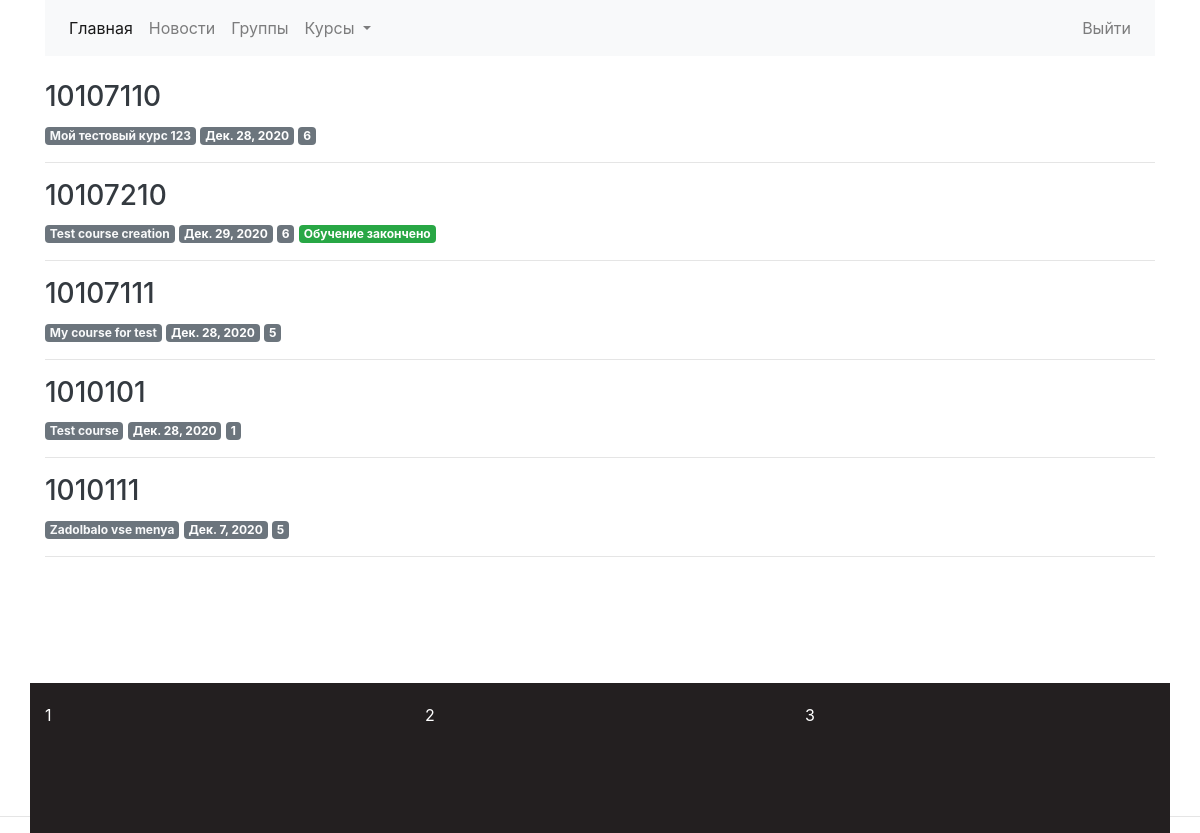
Before: /students/groups/ (signed in) with the older database file.
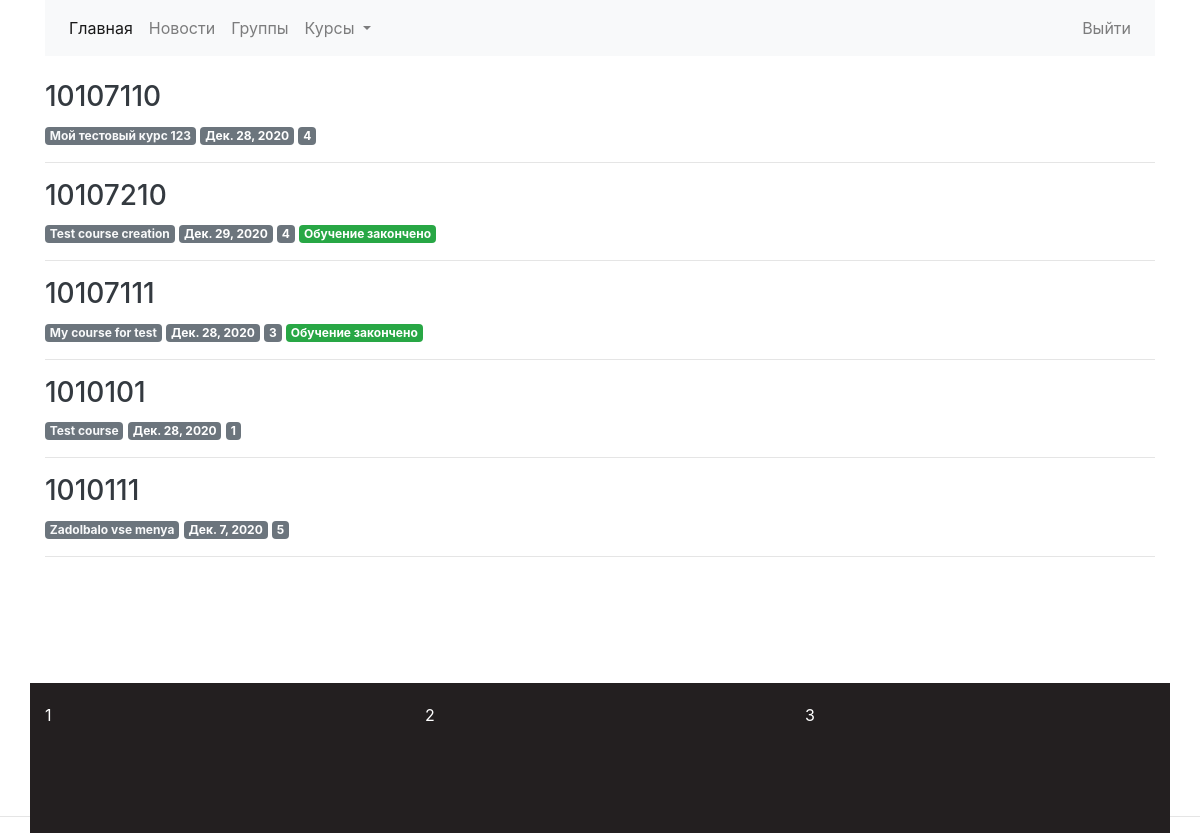
After: the same page with the newer database file.
### profiles/models.py (models this page shows, shortened)
class StudentsGroupModel(models.Model):
    group_code = models.CharField(max_length=25, unique=True, blank=False, null=False, primary_key=True)
    start_date = models.DateField()
    is_finished = models.BooleanField(default=False, verbose_name='Обучение завершено')
    course = models.ForeignKey('courses.Course', on_delete=models.RESTRICT, null=True, blank=True)
    class Meta:
        verbose_name = 'Группа студентов'
        verbose_name_plural = 'Группы студентов'

### courses/models.py (models this page shows, shortened)
class CourseAbstractModel(models.Model):
    title = models.CharField(max_length=200, blank=False)
    slug = models.SlugField(max_length=200, unique=True)
    owner = models.ForeignKey(settings.AUTH_USER_MODEL, on_delete=models.CASCADE)
    create_date = models.DateTimeField(auto_now_add=True)
    update_date = models.DateTimeField(auto_now=True)
    class Meta:
        abstract = True

class Course(CourseAbstractModel):
    title_image = models.ImageField(upload_to='courses_titles', default='courses_titles/empty.png')
    subject = models.ForeignKey(Subject, on_delete=models.CASCADE)
    overview = RichTextUploadingField(blank=True, null=True)

### students/views.py (the view)
# urls.py: path('groups/', views.GroupListView.as_view(), name='student_groups'),
class GroupListView(PermissionRequiredMixin, ListView):
    model = StudentsGroupModel
    template_name = 'students/groups/groups_list.html'
    paginate_by = 10
    permission_required = 'is_staff'
    def get_queryset(self, **kwargs):
        qs = super(GroupListView, self).get_queryset(**kwargs)
        qs = qs.prefetch_related("usermodel_set").select_related('course')
        return qs

### students/templates/students/groups/groups_list.html (shortened to what this page needs)
{% extends 'index/base.html'%}
{% load crispy_forms_tags %}
{% block body %}
{% for group in object_list %}
<a class="text-dark" href="{% url 'students:group_detail' group.pk %}">
    <h3> {{ group.group_code }}</h3>
</a>
<span class="badge badge-secondary"><a class="text-light" href="{% url 'courses:course_detail' group.course.pk %}">{{ group.course.title}}</a></span>
<span class="badge badge-secondary">{{ group.start_date }}</span>
<span class="badge badge-secondary" data-toggle="collapse" href="#collapse_{{ group.group_code }}" role="button" aria-expanded="false"
   aria-controls="collapseExample">  {{ group.usermodel_set.count }}</span>
{% if group.is_finished %}
<span class="badge badge-success">Обучение закончено</span>
{% endif %}
<br>
<hr>
{% endfor %}
{% endblock %}

### index/templates/index/base.html (shortened to what this page needs)
{% load static %}
<!doctype html>
<html lang="ru">
<head>
    <link rel="stylesheet" href="{% static 'css/bootstrap.css' %}">
    <link rel="stylesheet" href="{% static 'css/simple-sidebar.css' %}">
    <link rel="stylesheet" href="{% static 'css/footer.css' %}">
</head>
<body>
<div id="wrap">
    <div class="container" id="main">
        {% include "index/navbar.html"%}
        {% block body %}{% endblock %}
    </div>
</div>
</body>
<footer class="container footer">
    <div class="row">
        <div class="col-md-4">
            1
        </div>
        <div class="col-md-4">
            2
        </div>
        <div class="col-md-4">
            3
        </div>
    </div>
</footer>
</html>

### index/templates/index/navbar.html (shortened to what this page needs)
<nav class="navbar navbar-expand-lg navbar-light bg-light">
  <div class="collapse navbar-collapse" id="navbarNavDropdown">
    <ul class="nav navbar-nav">
      <li class="nav-item active">
        <a class="nav-link" href="{% url 'index:index' %}">Главная <span class="sr-only">(current)</span></a>
      </li>
      <li class="nav-item">
        <a class="nav-link" href="{% url 'index:news_list'%}">Новости</a>
      </li>
      {% if user.is_staff %}
      <li class="nav-item">
        <a class="nav-link" href="{% url 'students:student_groups' %}">Группы</a>
      </li>
      {% endif %}
      <li class="nav-item dropdown">
        <a class="nav-link dropdown-toggle" href="#" id="navbarDropdownMenuLink" data-toggle="dropdown" aria-haspopup="true" aria-expanded="false">
          Курсы
        </a>
      </li>
    </ul>
    {% if user.is_authenticated %}
    <ul class="nav navbar-nav ml-auto">
      <li class="nav-item"><a class="nav-link" href="{% url 'students:logout_student'%}">Выйти</a> </li>
    </ul>
    {% endif %}
  </div>
</nav>
<br>

### static/css/footer.css (style rules this page uses)
html, body { height:100%; }
#wrap { min-height: 100%; }
#main { overflow:auto; padding-bottom:150px; }
.footer { position:relevant; margin-top:-150px; height:150px; clear:both; padding-top:20px; background: #231F20; color: #FFFFFF; }

Changed rows visible on the page:
computed for StudentsGroupModel "Мой тестовый курс 123": usermodel_set.count "6" → "4"
computed for StudentsGroupModel "Дек. 29, 2020": usermodel_set.count "6" → "4"
changed StudentsGroupModel "My course for test": usermodel_set.count "5" → "3"; now shows "Обучение закончено"
